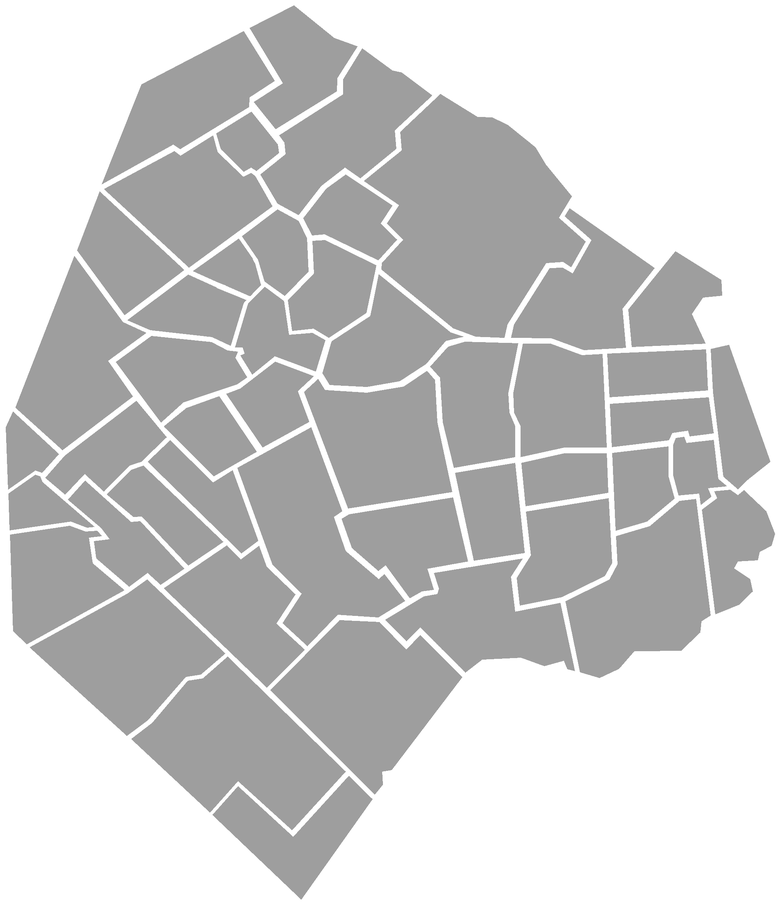
#> input picture baires.png, 782 x 902 px, shrunk from 2040 x 2352 before the run
$ python startwar.py
#> lines starting #> are read from the running program, lines starting #| are printed output that depends on the picture; after the words box and inside, x2 and y2 are one past the last pixel; in counts of white or black regions, pixels touching at a corner belong together
#!/usr/bin/env python3
# -*- coding: utf-8 -*-
"""
Created on Sat Apr  6 12:23:39 2019

@author: samantha
"""

import numpy as np
import skimage.measure as skm
from PIL import Image
import facebook as fb
from pathlib import Path

def distancia(x1,y1,x2,y2):
    return np.sqrt((x1-x2)**2+(y2-y1)**2)

def upload(message, access_token, img_path=None):
    graph = fb.GraphAPI(access_token)
    if img_path:
        post = graph.put_photo(image=open(img_path, 'rb'),
                               message=message)
    else:
        post = graph.put_object(parent_object='me',
                                connection_name='feed',
                                message=message)
    return post['post_id']


def getAccessToken(filename='access_token.txt'):
    return Path(filename).read_text().strip()

img = Image.open('baires.png')
#> img is the input picture: PIL image 782x902 RGBA; mean R, G, B, A 202.2, 202.2, 202.2, 255
r0,g0,b0,what = img.split()
#> what: PIL image 782x902 L; every value is 255
rojo0 = np.array(r0)

# Sacarle los puntitos qeu valen 255 y conectan los barrios

#%%
imth = rojo0 < 159
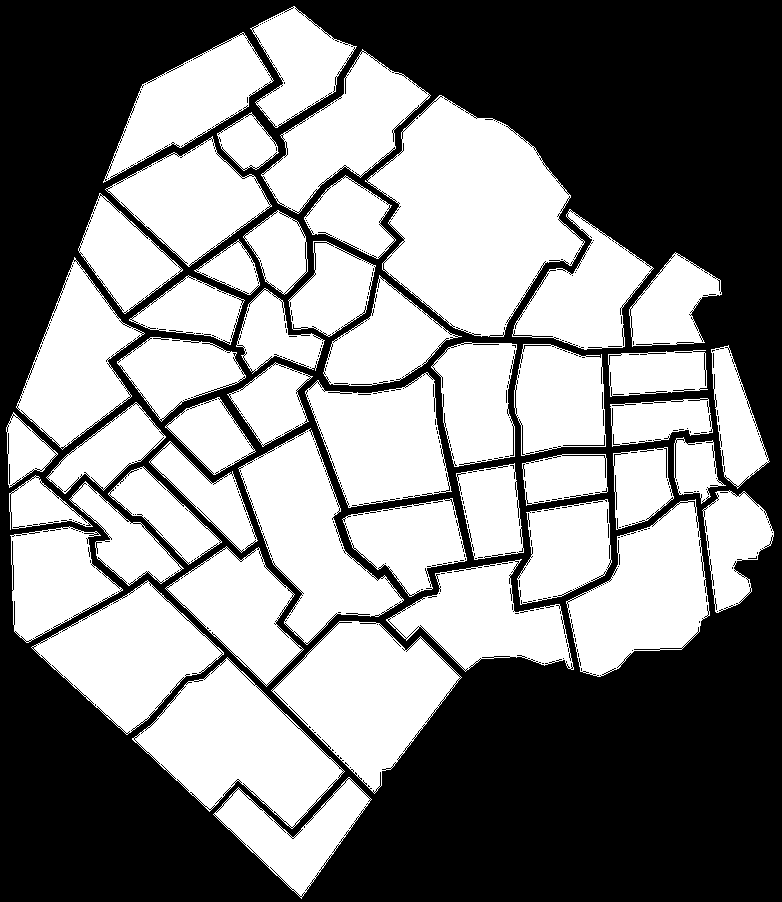
#> imth: shape (902, 782) bool; 51.1% white; 308 black regions (304 under 20 px)
labeled, N_objects = skm.label( imth, neighbors=8, return_num = True)
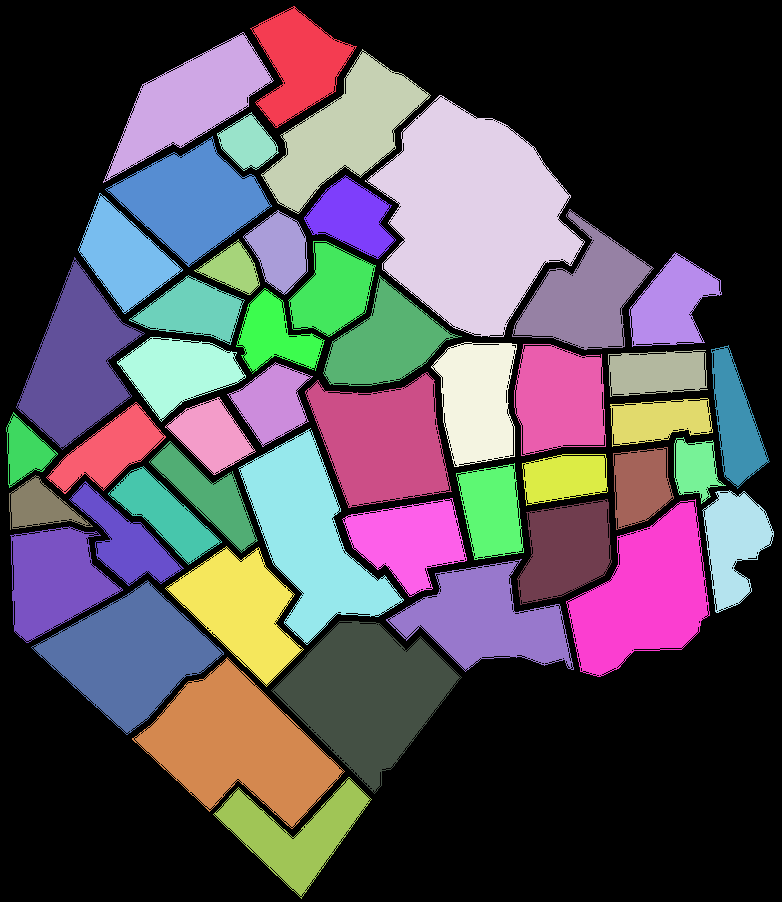
#> labeled: shape (902, 782) int32; 49 distinct labels, from 0 to 48; one colour per label, 0 black
#> N_objects = 48
objects = skm.regionprops(labeled)
#> objects = 48 regions; largest, box (x1, y1, x2, y2) and area: (365, 95, 585, 337) 31180, (132, 657, 345, 829) 17867, (271, 621, 462, 794) 17433, (238, 428, 404, 645) 15152, (566, 499, 710, 677) 14806

props = [(object.area, object.label, object.centroid[0], object.centroid[1]) for object in objects]
#> props = 48 items, first 6: (6705, 1, 63.2, 298.8), (10356, 2, 100.9, 190), (11499, 3, 131.9, 344.4), (31180, 4, 216.8, 471.8), (2054, 5, 142.8, 247.5), (10753, 6, 200.1, 191.4)
props.sort(key=lambda x: x[0])
#%%
centroidx = np.zeros(48)
centroidy = np.zeros(48)
for i in range(48):
    centroidx[i] = props[-i-1][2]
    centroidy[i] = props[-i-1][3]
#> after the loop, centroidx = 48 values, max 833.5 at index 18, min 63.2 at index 21, mean 419.8; centroidy = 48 values, max 735.1 at index 30, min 25.13 at index 46, mean 352.3

distancias = np.zeros((len(props),len(props)))
#> distancias: shape (48, 48) float64; every value is 0
for i in range(len(props)):
    for j in range(len(props)):
        distancias[i,j] = distancia(centroidx[i],centroidy[i],centroidx[j],centroidy[j])
#> this loop made 48 passes

lejos = int(np.amax(distancias) + 100)
#> lejos = 870
for i in range(len(props)):
    distancias[i,i] = lejos
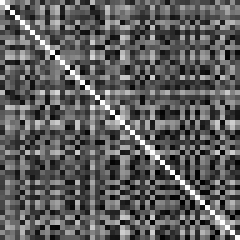
#> distancias: shape (48, 48) float64 (shown 5 times larger); min 47.66, max 870, mean 350.3; drawn with min black and max white
labels = ['Palermo', 'Villa Lugano', 'Villa Soldati', 'Flores', 'Barracas', 'Mataderos', 'Caballito', 'Villa Devoto', 'Belgrano', 'Nueva Pompeya', 'Villa Urquiza', 'Saavedra', 'Parque Avellaneda', 'Recoleta', 'Balvanera', 'Liniers', 'Almagro', 'Villa Riachuelo', 'Villa Crespo', 'Parque Chacabuco', 'Parque Patricios', 'Nuñez', 'Villa del Parque', 'Villa Pueyrredón', 'La Boca', 'Retiro', 'Chacarita', 'Monte Castro', 'Boedo', 'Villa Luro', 'Puerto Madero', 'Agronomía', 'Vélez Sarsfield', 'Floresta', 'Colegiales', 'Villa General Mitre', 'San Nicolás', 'Paternal', 'Constitución', 'Villa Santa Rita', 'Monserrat', 'San Cristóbal', 'Villa Ortúzar', 'Versalles', 'San Telmo', 'Coghlan', 'Villa Real', 'Parque Chas']


#%%
borders = np.zeros((len(props),np.shape(rojo0)[0],np.shape(rojo0)[1]))
for i in range(len(props)):
    cont = skm.find_contours(labeled == props[-i-1][1],0.1,positive_orientation='high')[0]
    #cont = engordar_borde(cont)
    for j in range(len(cont)):
        borders[i,int(cont[j][0]),int(cont[j][1])] = True
    for k in range(20):
        cont = skm.find_contours(borders[i],0)[0]
        for l in range(len(cont)):
            borders[i,int(cont[l][0]),int(cont[l][1])] = True
#%%
vecinos = list(range(len(props)))
#> vecinos = 48 values from 0 to 47
for i in range(len(props)):
    vecinos[i] = []
    for j in range(len(props)):
        if np.any((borders[i] + borders[j]) == 2):
            vecinos[i].append(j)
#> after the loop, vecinos = 48 items, first 6: [0], [1], [2, 18], [3], [4, 38], [5, 29]

#%%
for i in range(len(props)):
    for j in vecinos[i]:
          borders[i] = borders[i]+2*(labeled==props[-1-j][1])
          borders[i] = (borders[i] == 1)

#%%
fronteras = np.zeros(np.shape(rojo0))
for i in range(len(props)):
    fronteras = fronteras + 2**i*borders[i]
#%%
rojo = [255,0,255,51,128,128,128,0,255,0,0,0,0,0,128,0,64,128,198,128,0,255,255,240,0,128,255,128,64,0,255,128,64,166,128,0,0,0,255,240,0,128,255,220,128,128,64,192]
verde = [128,64,0,51,128,128,255,255,255,0,64,255,128,255,0,64,128,64,89,0,128,128,128,240,0,128,255,128,0,128,128,0,0,68,255,128,0,255,0,0,147,0,128,170,128,64,0,192]
azul = [0,64,255,51,255,64,128,128,0,160,128,0,0,255,0,0,128,64,187,128,128,192,128,240,128,192,128,0,0,64,255,64,64,219,0,255,64,64,128,0,172,255,64,67,128,0,128,192]

matr = np.zeros(np.shape(rojo0))
matg = np.zeros(np.shape(rojo0))
matb = np.zeros(np.shape(rojo0))
for i in range(len(props)):
    matr = matr+(labeled == props[-i-1][1])*rojo[i]
    matg = matg+(labeled == props[-i-1][1])*verde[i]
    matb = matb+(labeled == props[-i-1][1])*azul[i]
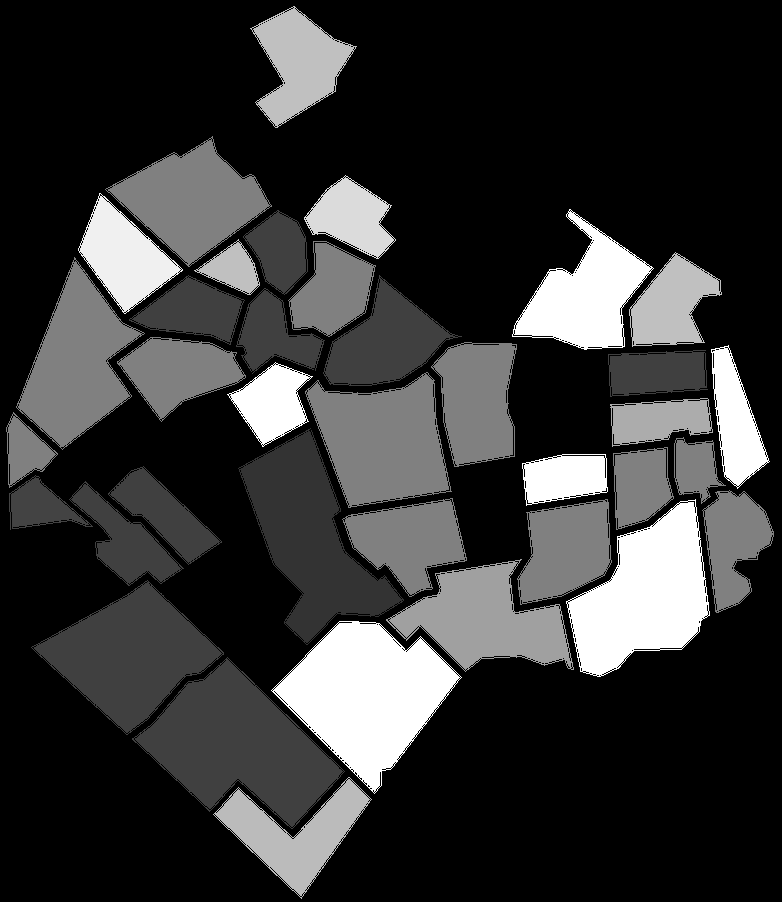
#> matb: shape (902, 782) float64; min 0, max 255, mean 53.6
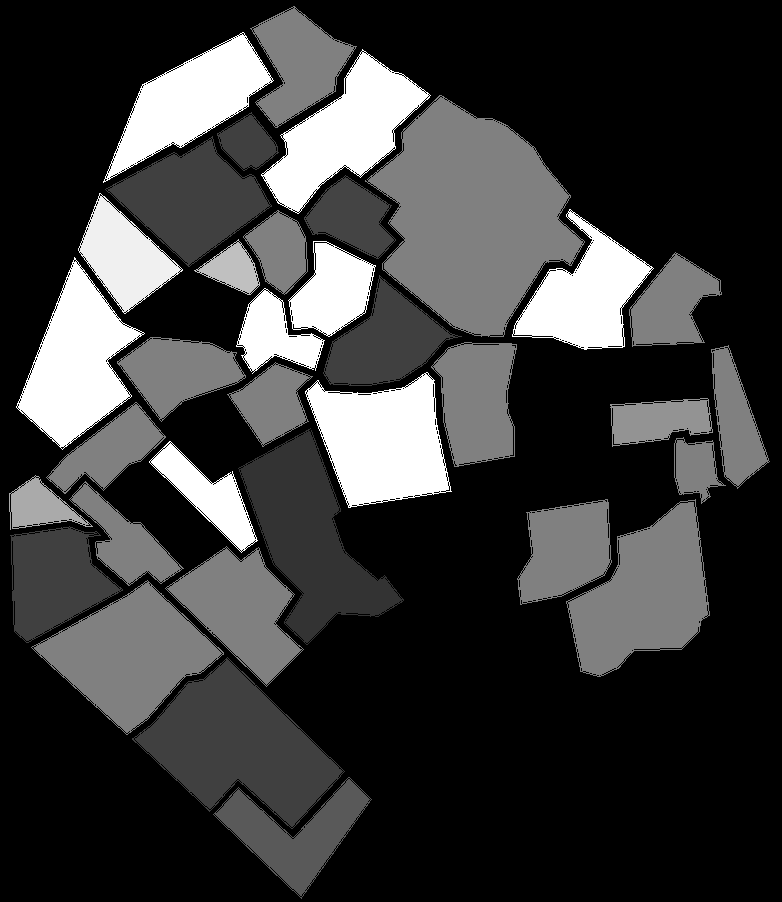
#> matg: shape (902, 782) float64; min 0, max 255, mean 58.3
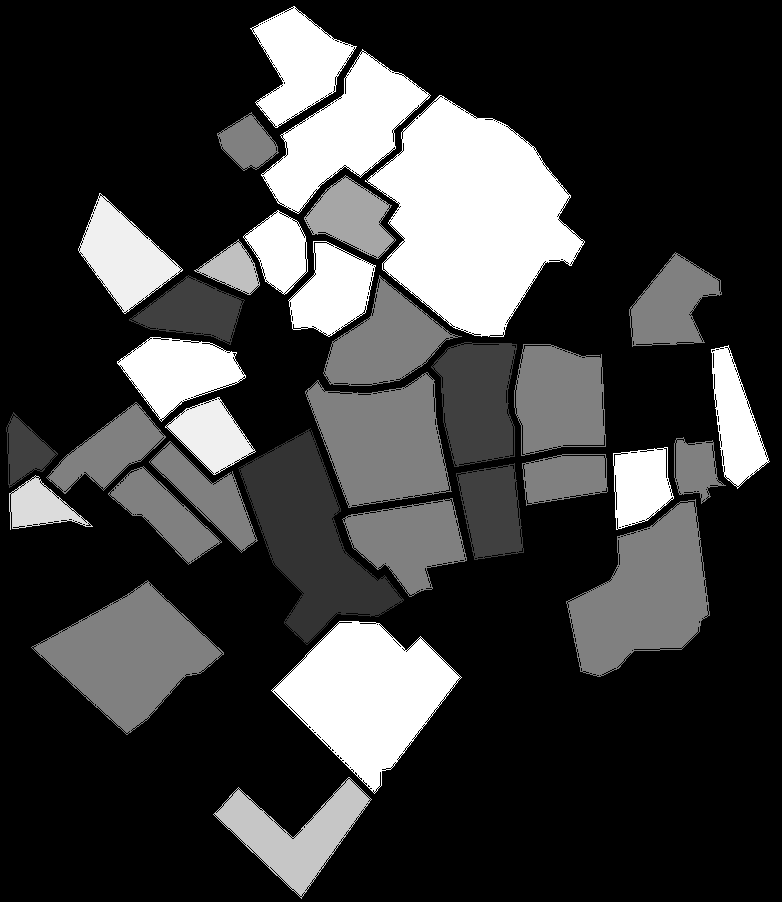
#> matr: shape (902, 782) float64; min 0, max 255, mean 59.1
#%%
r = Image.fromarray(matr).convert('L')
b = Image.fromarray(matb).convert('L')
g = Image.fromarray(matg).convert('L')
im = Image.merge("RGB", (r, g, b))
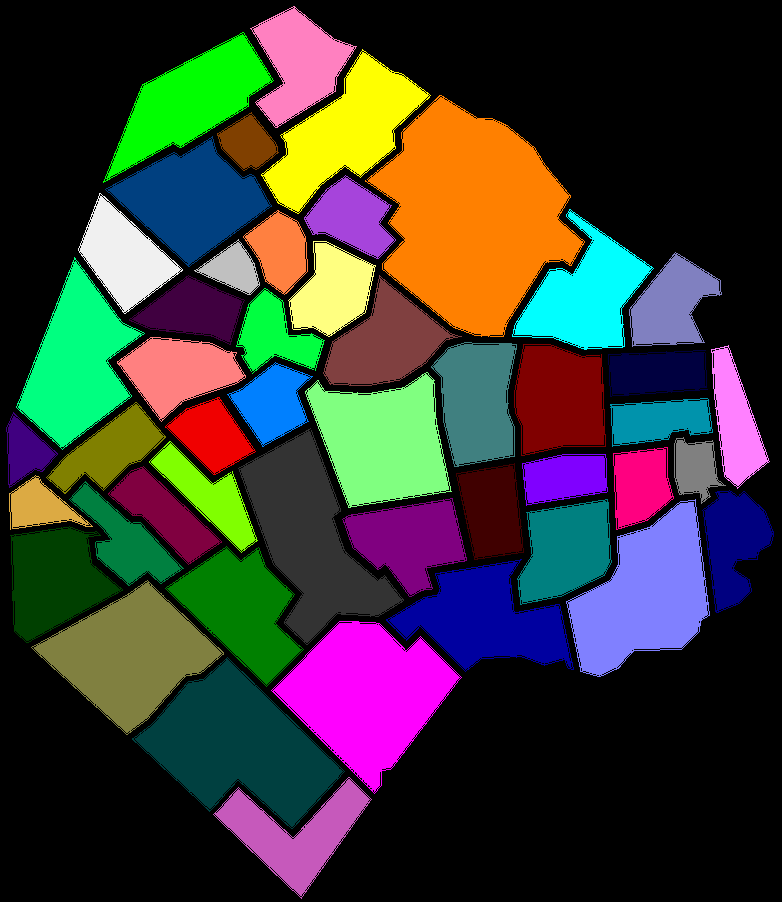
#> im: PIL image 782x902 RGB; mean R, G, B 59.1, 58.3, 53.6
#im.show()
#%%
im.save('start.png')
np.save('matr',matr)
np.save('matg',matg)
np.save('matb',matb)
np.save('rojo',rojo)
np.save('verde',verde)
np.save('azul',azul)
np.save('labels',labels)
np.save('distancias',distancias)
#np.save('borders',borders)
np.save('fronteras',fronteras)
